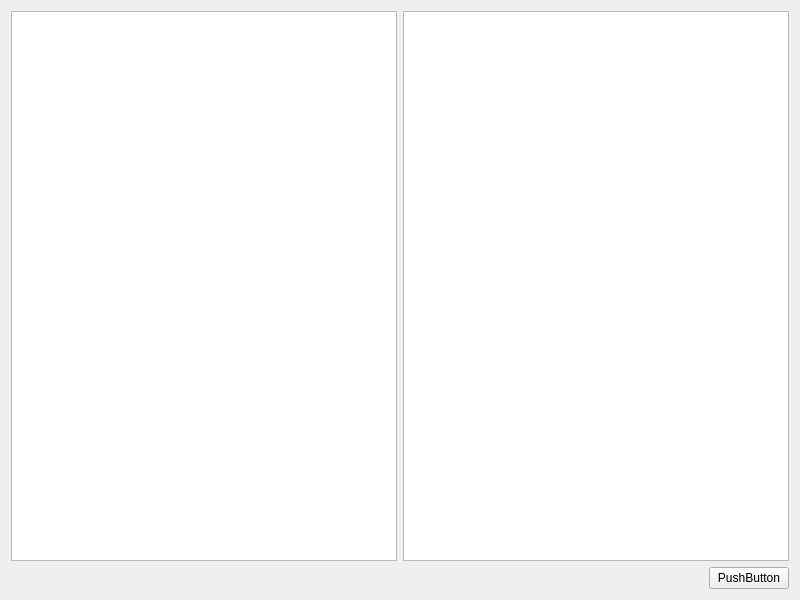
<?xml version="1.0" encoding="UTF-8"?>
<ui version="4.0">
 <class>Widget</class>
 <widget class="QWidget" name="Widget">
  <property name="geometry">
   <rect>
    <x>0</x>
    <y>0</y>
    <width>800</width>
    <height>600</height>
   </rect>
  </property>
  <property name="windowTitle">
   <string>Widget</string>
  </property>
  <layout class="QVBoxLayout" name="verticalLayout">
   <item>
    <layout class="QHBoxLayout" name="horizontalLayout">
     <item>
      <widget class="QTreeView" name="treeView"/>
     </item>
     <item>
      <widget class="QListView" name="listView"/>
     </item>
    </layout>
   </item>
   <item>
    <layout class="QHBoxLayout" name="horizontalLayout_2">
     <item>
      <spacer name="horizontalSpacer">
       <property name="orientation">
        <enum>Qt::Horizontal</enum>
       </property>
       <property name="sizeHint" stdset="0">
        <size>
         <width>40</width>
         <height>20</height>
        </size>
       </property>
      </spacer>
     </item>
     <item>
      <widget class="QPushButton" name="pushButton">
       <property name="text">
        <string>PushButton</string>
       </property>
      </widget>
     </item>
    </layout>
   </item>
  </layout>
 </widget>
 <resources/>
 <connections/>
</ui>
